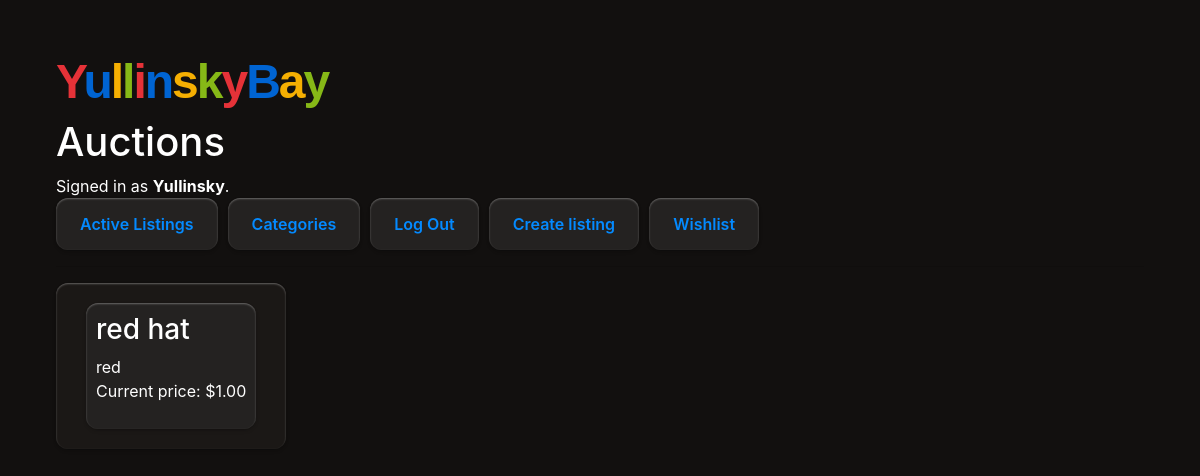
Page /category-list/clothes (signed in) on the committed database.
### auctions/models.py (models this page shows)
class User(AbstractUser):
    wishlist = models.ManyToManyField('Listing', blank=True, related_name="wishlisted_by")

class Listing(models.Model) :
    title = models.CharField(max_length=100)
    description = models.TextField(max_length=1000)
    starting_bid = models.DecimalField(max_digits=10, decimal_places=2, default=Decimal('0.00'))
    bid_amount = models.DecimalField(max_digits=10, decimal_places=2, default=Decimal('0.00'))
    image_url = models.URLField(blank=True, null=True)
    owner = models.ForeignKey(User, on_delete=models.CASCADE, related_name="listings")
    category = models.CharField (max_length=100, blank=True, null=True)
    is_active = models.BooleanField (default=True)

### auctions/views.py (the view)
# urls.py: path("category-list/<str:category_name>", views.category_view, name="category"),
def category_view(request, category_name):
    listings = Listing.objects.filter(category=category_name, is_active=True)
    return render(request, "auctions/category.html",{
        "category": category_name,
        "listings": listings
    })

### auctions/templates/auctions/category.html (shortened to what this page needs)
{% extends "auctions/layout.html" %}
{% block body %}
    <div class="listing-list">
        {% for listing in listings %}
            <div class="listing"><a href=" {% url 'listing' listing.id %} ">
                <h3> {{ listing.title }} </h3>
                <p> {{ listing.description }}<br> Current price: ${{ listing.bid_amount }}</p>
            </a></div>
        {% endfor %}
    </div>
{% endblock %}

### auctions/templates/auctions/layout.html (shortened to what this page needs)
{% load static %}
<!DOCTYPE html>
<html lang="en">
    <head>
        <link rel="stylesheet" href="https://stackpath.bootstrapcdn.com/bootstrap/4.4.1/css/bootstrap.min.css">
        <link href="{% static 'auctions/styles.css' %}" rel="stylesheet">
    </head>
    <body>
        <div style="font-family: 'Market Sans', Arial, sans-serif; font-size: 48px; font-weight: bold; letter-spacing: -2px;"> <span style="color: #E53238;">Y</span><span style="color: #0064D2;">u</span><span style="color: #F5AF02;">l</span><span style="color: #86B817;">l</span><span style="color: #E53238;">i</span><span style="color: #0064D2;">n</span><span style="color: #F5AF02;">s</span><span style="color: #86B817;">k</span><span style="color: #E53238;">y</span><span style="color: #0064D2;">B</span><span style="color: #F5AF02;">a</span><span style="color: #86B817;">y</span> </div>
        <h1>Auctions</h1>
        <div>
            {% if user.is_authenticated %}
                Signed in as <strong>{{ user.username }}</strong>.
            {% else %}
                Not signed in.
            {% endif %}
        </div>
        <ul class="nav">
            <li class="nav-item">
                <a class="nav-link" href="{% url 'index' %}">Active Listings</a>
            </li>
            <li class="nav-item">
                <a class="nav-link" href="{% url 'category-list' %}">Categories</a>
            </li>
            {% if user.is_authenticated %}
                <li class="nav-item">
                    <a class="nav-link" href="{% url 'logout' %}">Log Out</a>
                </li>
                <li class="nav-item">
                    <a class="nav-link" href="{% url 'create-listing' %}">Create listing</a>
                </li>
                <li class="nav-item">
                    <a class="nav-link" href="{% url 'wishlist' %}">Wishlist</a>
                </li>
            {% endif %}
        </ul>
        <hr>
        {% block body %}
        {% endblock %}
    </body>
</html>

### auctions/static/auctions/styles.css (style rules this page uses)
:root { --shadow-s: inset 0 1px 2px #ffffff50, 0 1px 2px #00000030, 0 2px 4px #00000015; --shadow-m: inset 0 1px 2px #ffffff60, 0 2px 4px #00000030, 0 4px 8px #00000015; --shadow-l: inset 0 1px 2px #ffffff80, 0 4px 6px #00000030, 0 6px 10px #00000015; }
body { padding: 10px 20px; margin: 36px; background-color: #12100f; color: white; }

### rows in the picture
User: username "Yullinsky"
Listing: title "red hat", description "red", bid_amount "1.00"
